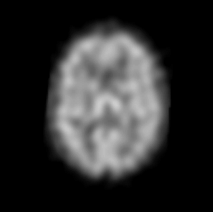
%> input picture lab2/images/brain1.png, 213 x 212 px
$ octave --eval "es11('images/brain1.png');"   (GNU Octave 9; MATLAB toolbox functions it lacks are replaced by stand-ins)
%> lines starting %> are read from the running program, lines starting %| are printed output that depends on the picture
function es11(image)
%> called with image = 'images/brain1.png'
I = imread(image);
%> I is the input picture: size 212x213 uint8; min 0, max 205, mean 45.3
spectrum = log(abs(fftshift(fft2(double(I)))));
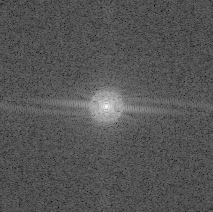
%> spectrum: size 212x213 double; min -0.308, max 14.53, mean 4.65; drawn with min black and max white

% image of the spectrum
imagesc(spectrum);
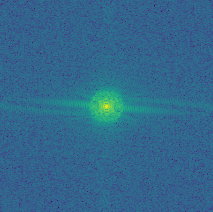
%> displayed picture: size 212x213x3, on the screen's scale of 0 to 255; mean R, G, B 49.7, 103.6, 140.7

% 3D graph of the spectrum
figure; surf(1:size(I,1), 1:size(I,2), spectrum);
%> (this line was passed over: surf is not available in this run)

$ run again, on lab2/images/cameraman.png
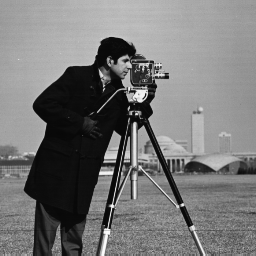
%> input picture lab2/images/cameraman.png, 256 x 256 px
%> in es11, I is the input picture: size 256x256 uint8; min 7, max 253, mean 118.7
%> in es11, `imagesc(spectrum);`:
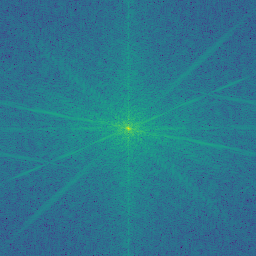
%> displayed picture: size 256x256x3, on the screen's scale of 0 to 255; mean R, G, B 42.6, 119.8, 141.2
%> `es11('images/brain1.png');`:
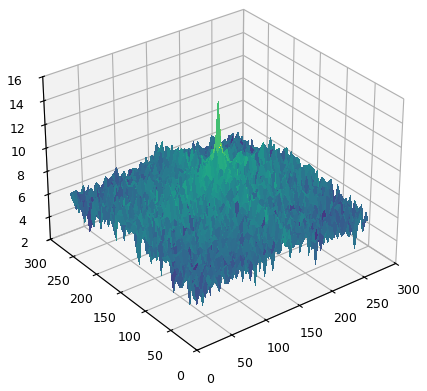
%> figure redrawn from the program's plot data
